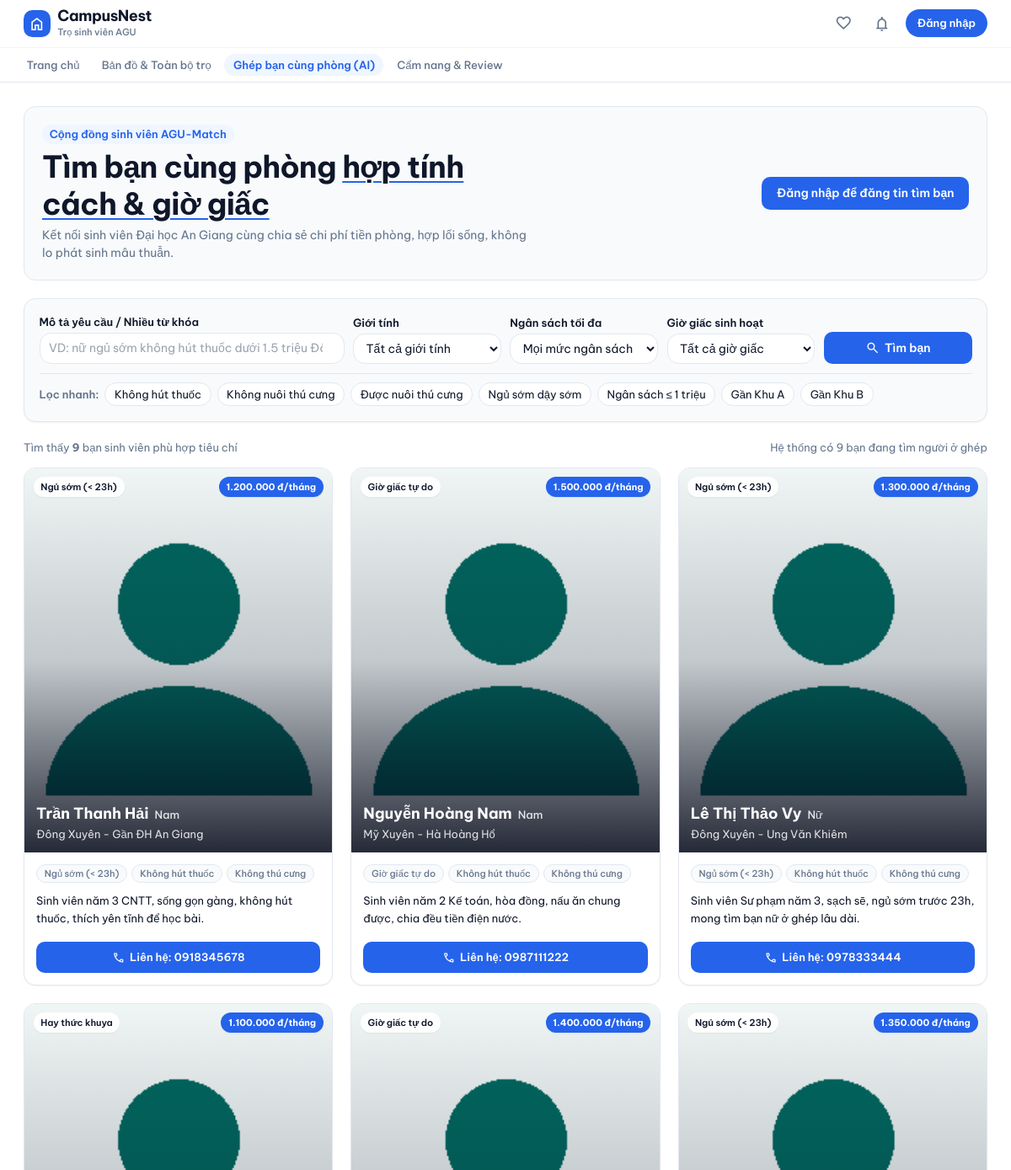
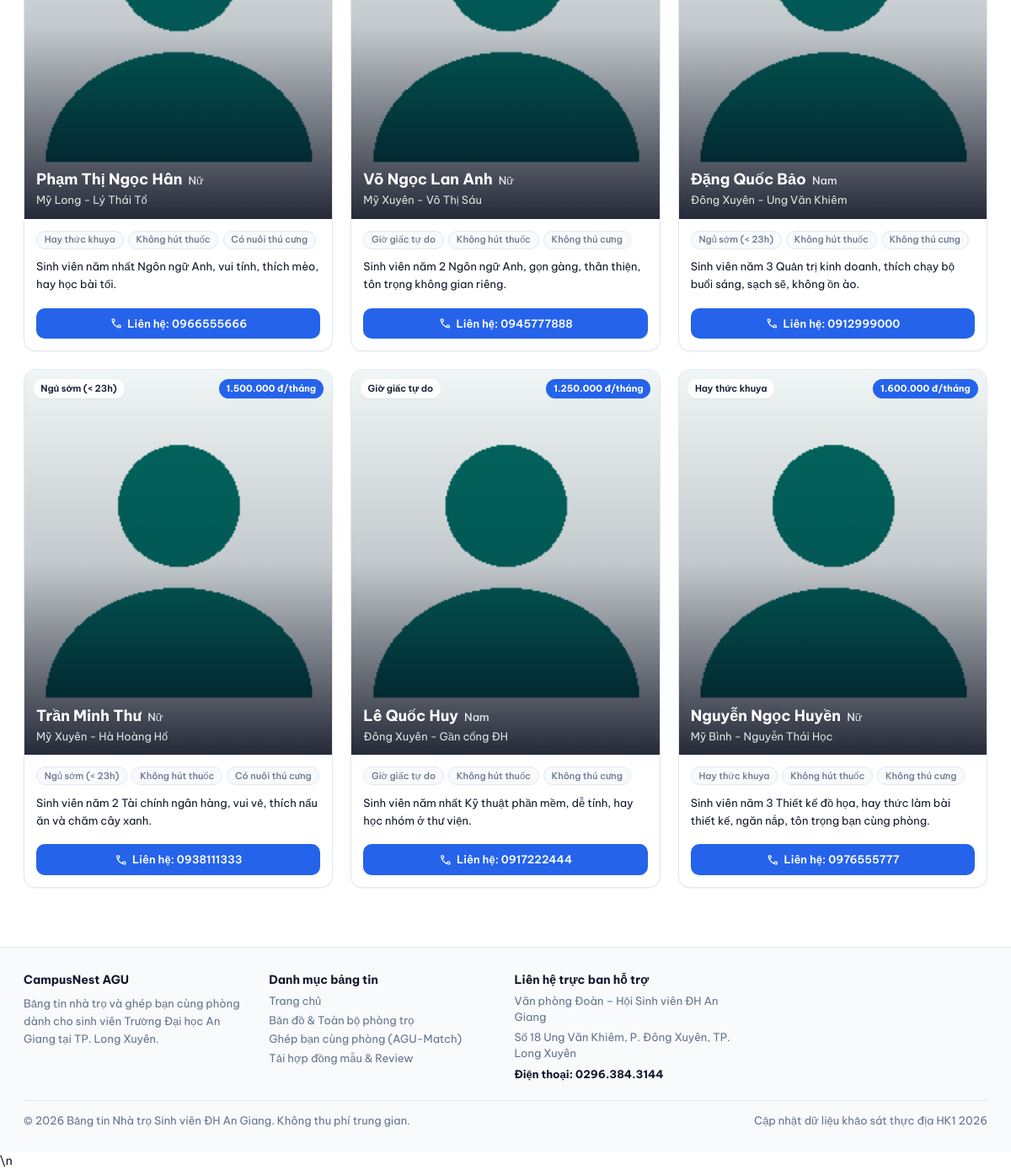
Page /ghepban.php on the committed database (2 pictures, top to bottom).
### tables this page shows
CREATE TABLE HoSoGhepPhong (
    MaHoSo INT AUTO_INCREMENT PRIMARY KEY,
    MaSinhVien INT NOT NULL UNIQUE,
    GioiTinh ENUM('Nam', 'Nu', 'Khac') NOT NULL,
    NganSachToiDa DECIMAL(12,2) NOT NULL,
    KhuVucUuTien VARCHAR(255),
    GioGiac ENUM('Som', 'Khuya', 'TuDo') DEFAULT 'TuDo',
    HutThuoc BOOLEAN DEFAULT FALSE,
    NuoiThuCung BOOLEAN DEFAULT FALSE,
    MoTaBanThan TEXT,
    TrangThai ENUM('DangTim', 'DaTimDuoc') DEFAULT 'DangTim',
    NgayTao DATETIME DEFAULT CURRENT_TIMESTAMP,

    FOREIGN KEY (MaSinhVien) REFERENCES NguoiDung(MaNguoiDung) ON DELETE CASCADE
);

CREATE TABLE NguoiDung (
    MaNguoiDung INT AUTO_INCREMENT PRIMARY KEY,
    HoTen VARCHAR(100) NOT NULL,
    SoDienThoai VARCHAR(15),
    Email VARCHAR(100) UNIQUE NOT NULL,
    MatKhau VARCHAR(255) NOT NULL,
    AnhDaiDien VARCHAR(255) DEFAULT 'assets/images/default-avatar.png',
    VaiTro ENUM('SinhVien', 'ChuTro', 'QuanTriVien') DEFAULT 'SinhVien',
    
     
    SoCCCD VARCHAR(20),
    AnhXacThucCCCD VARCHAR(255),
    DaXacThucChinhChu BOOLEAN DEFAULT FALSE,
    
    TrangThai ENUM('HoatDong', 'BiKhoa') DEFAULT 'HoatDong',
    NgayTao DATETIME DEFAULT CURRENT_TIMESTAMP
);

### cauhinh/auth.php (called while the page is built, shortened)
<?php
function daDangNhap(): bool
{
    return isset($_SESSION['nguoidung']['mannd'])
        && !empty($_SESSION['nguoidung']['mannd']);
}

### ghepban.php (the view, shortened to what this page needs)
<?php
require_once __DIR__ . '/cauhinh/database.php';
require_once __DIR__ . '/cauhinh/auth.php';
$nd = nguoiDungHienTai();
$mand = $nd ? (int)$nd['mannd'] : 0;
$daDangNhapSV = daDangNhap() && coVaiTro('SinhVien');
$hoSoCuaToi = null;
$filterTag      = $_GET['tag']      ?? '';
$q              = trim($_GET['q']   ?? '');
$where = ["h.TrangThai = 'DangTim'"];
$params = [];
$types  = '';
$sql = "
    SELECT h.*, u.HoTen, u.AnhDaiDien, u.Email, u.SoDienThoai
    FROM HoSoGhepPhong h
    JOIN NguoiDung u ON h.MaSinhVien = u.MaNguoiDung
    WHERE " . implode(' AND ', $where) . "
    ORDER BY h.NgayTao DESC
";
if (!empty($params)) {
    $stmt = $conn->prepare($sql);
    $stmt->bind_param($types, ...$params);
    $stmt->execute();
    $res = $stmt->get_result();
} else {
    $res = $conn->query($sql);
}
$dsHoSo = $res ? $res->fetch_all(MYSQLI_ASSOC) : [];
$tongHoSo = count($dsHoSo);
$resKpi = $conn->query("SELECT COUNT(*) AS c FROM HoSoGhepPhong WHERE TrangThai='DangTim'");
$kpiTong = $resKpi ? (int)($resKpi->fetch_assoc()['c'] ?? 0) : 0;
include_once __DIR__ . '/dungchung/header.php';
?>
<div class="max-w-[1280px] mx-auto px-4 sm:px-6 lg:px-8 py-8 space-y-6">
  <div class="flex flex-col md:flex-row md:items-center justify-between gap-4 bg-bg-sub p-6 rounded-card border border-border-warm">
    <div class="max-w-2xl space-y-1.5">
      <span class="inline-block px-2.5 py-0.5 rounded-full bg-status-green-bg text-accent text-xs font-semibold">Cộng đồng sinh viên AGU-Match</span>
      <h1 class="font-serif text-2xl sm:text-3xl font-bold text-text-main">
        Tìm bạn cùng phòng <span class="underline decoration-accent decoration-2 underline-offset-4">hợp tính cách &amp; giờ giấc</span>
      </h1>
      <p class="text-xs sm:text-sm text-text-sub leading-relaxed">
        Kết nối sinh viên Đại học An Giang cùng chia sẻ chi phí tiền phòng, hợp lối sống, không lo phát sinh mâu thuẫn.
      </p>
    </div>
    <div class="shrink-0 flex items-center gap-3">
      <?php if ($daDangNhapSV): ?>
      <button type="button" onclick="openRoommateModal()"
              class="px-5 py-2.5 rounded-btn bg-accent text-white font-semibold text-sm shadow-sm transition-all duration-200 active:scale-[0.98] hover:bg-blue-700">
        <?= $hoSoCuaToi ? 'Chỉnh sửa tin của tôi' : '+ Đăng tin tìm bạn ghép' ?>
      </button>
      <?php elseif (!daDangNhap()): ?>
      <a href="/DoAn_TimNhaTroSV_QLDAPM/taikhoan/dangnhap.php?tb=<?= urlencode('Vui lòng đăng nhập để đăng tin tìm bạn ở ghép.') ?>"
         class="px-5 py-2.5 rounded-btn bg-accent text-white font-semibold text-sm shadow-sm transition-all duration-200 active:scale-[0.98] hover:bg-blue-700">
        Đăng nhập để đăng tin tìm bạn
      </a>
      <?php endif; ?>
    </div>
  </div>
  <form action="/DoAn_TimNhaTroSV_QLDAPM/ghepban.php" method="GET" class="bg-bg-sub p-4 sm:p-5 rounded-card border border-border-warm shadow-sm space-y-3">
    <div class="grid grid-cols-1 sm:grid-cols-2 lg:grid-cols-12 gap-3 items-end">
      <div class="lg:col-span-4">
        <label class="block text-xs font-semibold text-text-main mb-1">Mô tả yêu cầu / Nhiều từ khóa</label>
        <input name="q" type="search" value="<?= htmlspecialchars($q) ?>"
               placeholder="VD: nữ ngủ sớm không hút thuốc dưới 1.5 triệu Đông Xuyên"
               class="w-full bg-bg-main border border-border-warm rounded-card px-3 py-2 text-sm text-text-main focus:border-accent outline-none">
      </div>
      <div class="lg:col-span-2">
        <label class="block text-xs font-semibold text-text-main mb-1">Giới tính</label>
        <select name="gioitinh" class="w-full bg-bg-main border border-border-warm rounded-card px-3 py-2 text-sm text-text-main focus:border-accent outline-none">
          <option value="">Tất cả giới tính</option>
        </select>
      </div>
      <div class="lg:col-span-2">
        <label class="block text-xs font-semibold text-text-main mb-1">Ngân sách tối đa</label>
        <select name="ngansach" class="w-full bg-bg-main border border-border-warm rounded-card px-3 py-2 text-sm text-text-main focus:border-accent outline-none tnum">
          <option value="">Mọi mức ngân sách</option>
        </select>
      </div>
      <div class="lg:col-span-2">
        <label class="block text-xs font-semibold text-text-main mb-1">Giờ giấc sinh hoạt</label>
        <select name="giogiac" class="w-full bg-bg-main border border-border-warm rounded-card px-3 py-2 text-sm text-text-main focus:border-accent outline-none">
          <option value="">Tất cả giờ giấc</option>
        </select>
      </div>
      <div class="lg:col-span-2">
        <button type="submit" class="w-full h-[38px] bg-accent text-white font-semibold text-sm rounded-btn flex items-center justify-center gap-1.5 transition-all duration-200 active:scale-[0.98]">
          <span class="material-symbols-outlined text-[18px]">search</span>
          <span>Tìm bạn</span>
        </button>
      </div>
    </div>
    <div class="flex flex-wrap items-center gap-2 pt-3 border-t border-border-warm text-xs">
      <span class="text-text-sub font-semibold">Lọc nhanh:</span>
      <a href="/DoAn_TimNhaTroSV_QLDAPM/ghepban.php?tag=khong-hut-thuoc"
         class="px-3 py-1 rounded-full border <?= $filterTag==='khong-hut-thuoc'?'bg-accent text-white border-accent':'bg-bg-main border-border-warm text-text-main card-hover' ?> transition-all duration-200">
        Không hút thuốc
      </a>
      <a href="/DoAn_TimNhaTroSV_QLDAPM/ghepban.php?tag=khong-thu-cung"
         class="px-3 py-1 rounded-full border <?= $filterTag==='khong-thu-cung'?'bg-accent text-white border-accent':'bg-bg-main border-border-warm text-text-main card-hover' ?> transition-all duration-200">
        Không nuôi thú cưng
      </a>
      <a href="/DoAn_TimNhaTroSV_QLDAPM/ghepban.php?tag=nuoi-thu-cung"
         class="px-3 py-1 rounded-full border <?= $filterTag==='nuoi-thu-cung'?'bg-accent text-white border-accent':'bg-bg-main border-border-warm text-text-main card-hover' ?> transition-all duration-200">
        Được nuôi thú cưng
      </a>
      <a href="/DoAn_TimNhaTroSV_QLDAPM/ghepban.php?tag=ngu-som"
         class="px-3 py-1 rounded-full border <?= $filterTag==='ngu-som'?'bg-accent text-white border-accent':'bg-bg-main border-border-warm text-text-main card-hover' ?> transition-all duration-200">
        Ngủ sớm dậy sớm
      </a>
      <a href="/DoAn_TimNhaTroSV_QLDAPM/ghepban.php?tag=duoi-1m"
         class="px-3 py-1 rounded-full border <?= $filterTag==='duoi-1m'?'bg-accent text-white border-accent':'bg-bg-main border-border-warm text-text-main card-hover' ?> transition-all duration-200">
        Ngân sách &le; 1 triệu
      </a>
      <a href="/DoAn_TimNhaTroSV_QLDAPM/ghepban.php?tag=khu-a"
         class="px-3 py-1 rounded-full border <?= $filterTag==='khu-a'?'bg-accent text-white border-accent':'bg-bg-main border-border-warm text-text-main card-hover' ?> transition-all duration-200">
        Gần Khu A
      </a>
      <a href="/DoAn_TimNhaTroSV_QLDAPM/ghepban.php?tag=khu-b"
         class="px-3 py-1 rounded-full border <?= $filterTag==='khu-b'?'bg-accent text-white border-accent':'bg-bg-main border-border-warm text-text-main card-hover' ?> transition-all duration-200">
        Gần Khu B
      </a>
    </div>
  </form>
  <div class="space-y-4">
    <div class="flex items-center justify-between text-xs text-text-sub">
      <span>Tìm thấy <strong><?= $tongHoSo ?></strong> bạn sinh viên phù hợp tiêu chí</span>
      <span class="tnum">Hệ thống có <?= $kpiTong ?> bạn đang tìm người ở ghép</span>
    </div>
    <?php if (empty($dsHoSo)): ?>
    <div class="py-16 text-center space-y-4 bg-bg-main rounded-card border border-border-warm border-dashed">
      <div>
        <p class="text-base font-bold text-text-main">Chưa có hồ sơ tìm bạn ghép phù hợp tiêu chí</p>
        <p class="text-xs text-text-sub mt-1">Hãy thử bỏ bớt bộ lọc hoặc là người đầu tiên đăng tin tìm bạn cùng phòng!</p>
      </div>
      <div class="pt-2">
        <?php if ($daDangNhapSV): ?>
        <button type="button" onclick="openRoommateModal()"
                class="inline-flex items-center px-5 py-2.5 rounded-full bg-accent text-white font-semibold text-sm">
          Tạo hồ sơ ghép phòng ngay
        </button>
        <?php else: ?>
        <a href="/DoAn_TimNhaTroSV_QLDAPM/taikhoan/dangnhap.php"
           class="inline-flex items-center px-5 py-2.5 rounded-full bg-accent text-white font-semibold text-sm">
          Đăng nhập để đăng tin
        </a>
        <?php endif; ?>
      </div>
    </div>
    <?php else: ?>
    <div class="grid grid-cols-1 sm:grid-cols-2 lg:grid-cols-3 gap-6">
      <?php foreach ($dsHoSo as $hs):
        $ns = number_format($hs['NganSachToiDa'], 0, ',', '.');
        $sdt = $hs['SoDienThoai'] ?? '';
        $gioGiacText = ($hs['GioGiac'] === 'Som') ? 'Ngủ sớm (< 23h)' : (($hs['GioGiac'] === 'Khuya') ? 'Hay thức khuya' : 'Giờ giấc tự do');
        $gioiTinhLabel = ($hs['GioiTinh'] === 'Nam') ? 'Nam' : (($hs['GioiTinh'] === 'Nu') ? 'Nữ' : 'Khác');
        $avatarUrl = $hs['AnhDaiDien'] ?: '/DoAn_TimNhaTroSV_QLDAPM/giaodien/hinhanh/default-avatar.png';
        $matchScore = $hs['match_score'] ?? null;
        $isCuaToi = ($daDangNhapSV && (int)$hs['MaSinhVien'] === $mand);
        $matchClass = 'bg-slate-800/90 text-white';
      ?>
      <article class="group bg-bg-main rounded-2xl border border-border-warm overflow-hidden card-hover flex flex-col justify-between shadow-sm">
        <div>
          <div class="relative aspect-[4/5] w-full overflow-hidden bg-slate-100">
            <img src="<?= htmlspecialchars($avatarUrl) ?>"
                 alt="<?= htmlspecialchars($hs['HoTen']) ?>"
                 onerror="this.src='/DoAn_TimNhaTroSV_QLDAPM/giaodien/hinhanh/default-avatar.png'"
                 class="w-full h-full object-cover object-top transition-transform duration-500 group-hover:scale-105">
            <div class="absolute inset-0 bg-gradient-to-t from-slate-950/85 via-slate-900/20 to-transparent"></div>
            <div class="absolute top-3 left-3 right-3 flex items-center justify-between gap-2">
              <?php if ($isCuaToi): ?>
              <span class="px-2.5 py-1 rounded-full bg-slate-900/85 backdrop-blur-sm text-white text-[11px] font-bold shadow-sm">
                Hồ sơ của bạn
              </span>
              <?php elseif ($matchScore !== null): ?>
              <span class="px-3 py-1 rounded-full <?= $matchClass ?> text-[11px] font-bold shadow-sm tnum">
                Hợp <?= $matchScore ?>%
              </span>
              <?php else: ?>
              <span class="px-2.5 py-1 rounded-full bg-white/90 backdrop-blur-sm text-text-main text-[11px] font-semibold shadow-sm">
                <?= $gioGiacText ?>
              </span>
              <?php endif; ?>
              <span class="px-2.5 py-1 rounded-full bg-accent text-white text-[11px] font-bold shadow-sm tnum">
                <?= $ns ?> đ/tháng
              </span>
            </div>
            <div class="absolute bottom-3.5 left-4 right-4 text-white">
              <div class="flex items-baseline gap-2">
                <h3 class="text-lg font-bold leading-tight truncate"><?= htmlspecialchars($hs['HoTen']) ?></h3>
                <span class="text-xs font-medium text-white/85 shrink-0"><?= $gioiTinhLabel ?></span>
              </div>
              <p class="text-xs text-white/85 mt-1 truncate">
                <?= htmlspecialchars($hs['KhuVucUuTien'] ?: 'Quanh ĐH An Giang') ?>
              </p>
            </div>
          </div>
          <div class="p-4 space-y-3">
            <div class="flex flex-wrap gap-1.5 text-[11px]">
              <span class="px-2.5 py-0.5 rounded-full bg-bg-sub border border-border-warm text-text-sub font-medium">
                <?= $gioGiacText ?>
              </span>
              <span class="px-2.5 py-0.5 rounded-full bg-bg-sub border border-border-warm text-text-sub font-medium">
                <?= !$hs['HutThuoc'] ? 'Không hút thuốc' : 'Có hút thuốc' ?>
              </span>
              <span class="px-2.5 py-0.5 rounded-full bg-bg-sub border border-border-warm text-text-sub font-medium">
                <?= $hs['NuoiThuCung'] ? 'Có nuôi thú cưng' : 'Không thú cưng' ?>
              </span>
            </div>
            <?php if ($hs['MoTaBanThan']): ?>
            <p class="text-xs text-text-main leading-relaxed line-clamp-2 min-h-[2.5rem]">
              <?= htmlspecialchars($hs['MoTaBanThan']) ?>
            </p>
            <?php endif; ?>
          </div>
        </div>
        <div class="px-4 pb-4 pt-1">
          <?php if ($sdt): ?>
          <a href="tel:<?= htmlspecialchars($sdt) ?>"
             class="w-full py-2.5 rounded-btn bg-accent text-white font-semibold text-xs flex items-center justify-center gap-1.5 transition-all duration-200 hover:opacity-95 active:scale-[0.98]">
            <span class="material-symbols-outlined text-[16px]">call</span>
            <span>Liên hệ: <?= htmlspecialchars($sdt) ?></span>
          </a>
          <?php endif; ?>
        </div>
      </article>
      <?php endforeach; ?>
    </div>
    <?php endif; ?>
  </div>
</div>
<?php include_once __DIR__ . '/dungchung/footer.php'; ?>\n

### dungchung/header.php (style rules this page uses)
html, body { margin: 0; padding: 0; background-color: #FFFFFF; color: #0F172A; font-family: 'Be Vietnam Pro', sans-serif; font-size: 14px; line-height: 1.6; scroll-behavior: smooth; }
h1 { font-family: 'Be Vietnam Pro', sans-serif; font-weight: 700; letter-spacing: -0.02em; line-height: 1.2; }
.tnum { font-variant-numeric: tabular-nums; }
.card-hover { transition: all 0.2s ease; }
.material-symbols-outlined { font-size: 18px; vertical-align: middle; }

### rows in the picture
hosoghepphong: GioGiac "Ngủ sớm (< 23h)", NganSachToiDa "1.200.000", MaSinhVien.HoTen "Trần Thanh Hải", GioiTinh "Nam", KhuVucUuTien "Đông Xuyên - Gần ĐH An Giang", HutThuoc "Không hút thuốc", NuoiThuCung "Không thú cưng", MoTaBanThan "Sinh viên năm 3 CNTT, sống gọn gàng, không hút thuốc, thích yên tĩnh để học bài.", MaSinhVien.SoDienThoai "0918345678"
hosoghepphong: GioGiac "Giờ giấc tự do", NganSachToiDa "1.500.000", MaSinhVien.HoTen "Nguyễn Hoàng Nam", GioiTinh "Nam", KhuVucUuTien "Mỹ Xuyên - Hà Hoàng Hổ", HutThuoc "Không hút thuốc", NuoiThuCung "Không thú cưng", MoTaBanThan "Sinh viên năm 2 Kế toán, hòa đồng, nấu ăn chung được, chia đều tiền điện nước.", MaSinhVien.SoDienThoai "0987111222"
hosoghepphong: GioGiac "Ngủ sớm (< 23h)", NganSachToiDa "1.300.000", MaSinhVien.HoTen "Lê Thị Thảo Vy", GioiTinh "Nữ", KhuVucUuTien "Đông Xuyên - Ung Văn Khiêm", HutThuoc "Không hút thuốc", NuoiThuCung "Không thú cưng", MoTaBanThan "Sinh viên Sư phạm năm 3, sạch sẽ, ngủ sớm trước 23h, mong tìm bạn nữ ở ghép lâu dài.", MaSinhVien.SoDienThoai "0978333444"
hosoghepphong: GioGiac "Hay thức khuya", NganSachToiDa "1.100.000", MaSinhVien.HoTen "Phạm Thị Ngọc Hân", GioiTinh "Nữ", KhuVucUuTien "Mỹ Long - Lý Thái Tổ", HutThuoc "Không hút thuốc", NuoiThuCung "Có nuôi thú cưng", MoTaBanThan "Sinh viên năm nhất Ngôn ngữ Anh, vui tính, thích mèo, hay học bài tối.", MaSinhVien.SoDienThoai "0966555666"
hosoghepphong: GioGiac "Giờ giấc tự do", NganSachToiDa "1.400.000", MaSinhVien.HoTen "Võ Ngọc Lan Anh", GioiTinh "Nữ", KhuVucUuTien "Mỹ Xuyên - Võ Thị Sáu", HutThuoc "Không hút thuốc", NuoiThuCung "Không thú cưng", MoTaBanThan "Sinh viên năm 2 Ngôn ngữ Anh, gọn gàng, thân thiện, tôn trọng không gian riêng.", MaSinhVien.SoDienThoai "0945777888"
hosoghepphong: GioGiac "Ngủ sớm (< 23h)", NganSachToiDa "1.350.000", MaSinhVien.HoTen "Đặng Quốc Bảo", GioiTinh "Nam", KhuVucUuTien "Đông Xuyên - Ung Văn Khiêm", HutThuoc "Không hút thuốc", NuoiThuCung "Không thú cưng", MoTaBanThan "Sinh viên năm 3 Quản trị kinh doanh, thích chạy bộ buổi sáng, sạch sẽ, không ồn ào.", MaSinhVien.SoDienThoai "0912999000"
hosoghepphong: GioGiac "Ngủ sớm (< 23h)", NganSachToiDa "1.500.000", MaSinhVien.HoTen "Trần Minh Thư", GioiTinh "Nữ", KhuVucUuTien "Mỹ Xuyên - Hà Hoàng Hổ", HutThuoc "Không hút thuốc", NuoiThuCung "Có nuôi thú cưng", MoTaBanThan "Sinh viên năm 2 Tài chính ngân hàng, vui vẻ, thích nấu ăn và chăm cây xanh.", MaSinhVien.SoDienThoai "0938111333"
hosoghepphong: GioGiac "Giờ giấc tự do", NganSachToiDa "1.250.000", MaSinhVien.HoTen "Lê Quốc Huy", GioiTinh "Nam", KhuVucUuTien "Đông Xuyên - Gần cổng ĐH", HutThuoc "Không hút thuốc", NuoiThuCung "Không thú cưng", MoTaBanThan "Sinh viên năm nhất Kỹ thuật phần mềm, dễ tính, hay học nhóm ở thư viện.", MaSinhVien.SoDienThoai "0917222444"
hosoghepphong: GioGiac "Hay thức khuya", NganSachToiDa "1.600.000", MaSinhVien.HoTen "Nguyễn Ngọc Huyền", GioiTinh "Nữ", KhuVucUuTien "Mỹ Bình - Nguyễn Thái Học", HutThuoc "Không hút thuốc", NuoiThuCung "Không thú cưng", MoTaBanThan "Sinh viên năm 3 Thiết kế đồ họa, hay thức làm bài thiết kế, ngăn nắp, tôn trọng bạn cùng phòng.", MaSinhVien.SoDienThoai "0976555777"

### other values in the picture
$tongHoSo "9"
$kpiTong "9"
